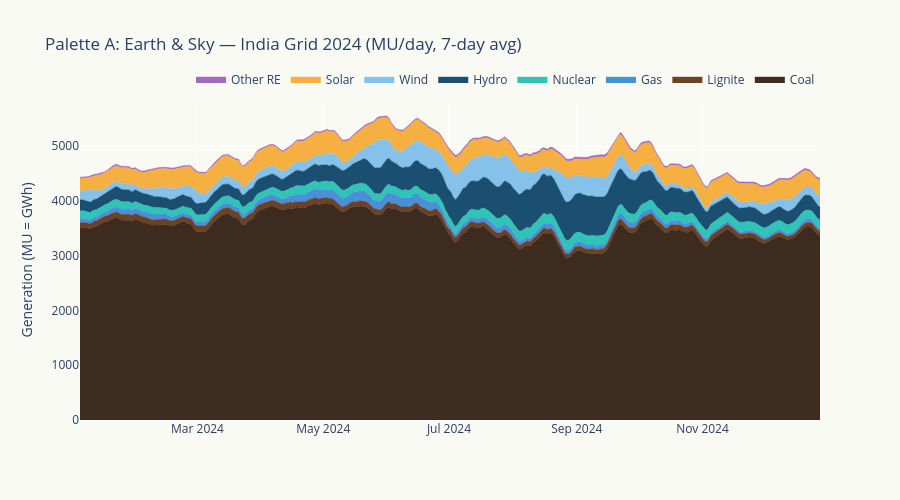

Notebook cell for this chart:
### Code cell
# Palette A: Earth & Sky
fig_a = make_stacked_area(df24, palette_a, 'Palette A: Earth & Sky — India Grid 2024 (MU/day, 7-day avg)')
fig_a.show()

### Figure 1 — Plotly figure (JSON) as saved in the notebook; plotly's stock layout.template omitted (floating-point values rounded to 4 significant figures; data arrays with more than 128 entries replaced by an {"elided": "..."} marker saying what was removed)
{"data": [{"fillcolor": "#3D2B1F", "groupnorm": "", "hovertemplate": "Coal: %{y:.0f} MU<extra></extra>", "line": {"color": "#3D2B1F", "width": 0.5}, "mode": "lines", "name": "Coal", "stackgroup": "one", "type": "scatter", "x": {"elided": "353 str values"}, "y": {"elided": "353 float values"}}, {"fillcolor": "#6B4226", "groupnorm": "", "hovertemplate": "Lignite: %{y:.0f} MU<extra></extra>", "line": {"color": "#6B4226", "width": 0.5}, "mode": "lines", "name": "Lignite", "stackgroup": "one", "type": "scatter", "x": {"elided": "353 str values"}, "y": {"elided": "353 float values"}}, {"fillcolor": "#4A90D9", "groupnorm": "", "hovertemplate": "Gas: %{y:.0f} MU<extra></extra>", "line": {"color": "#4A90D9", "width": 0.5}, "mode": "lines", "name": "Gas", "stackgroup": "one", "type": "scatter", "x": {"elided": "353 str values"}, "y": {"elided": "353 float values"}}, {"fillcolor": "#2EC4B6", "groupnorm": "", "hovertemplate": "Nuclear: %{y:.0f} MU<extra></extra>", "line": {"color": "#2EC4B6", "width": 0.5}, "mode": "lines", "name": "Nuclear", "stackgroup": "one", "type": "scatter", "x": {"elided": "353 str values"}, "y": {"elided": "353 float values"}}, {"fillcolor": "#1B4F72", "groupnorm": "", "hovertemplate": "Hydro: %{y:.0f} MU<extra></extra>", "line": {"color": "#1B4F72", "width": 0.5}, "mode": "lines", "name": "Hydro", "stackgroup": "one", "type": "scatter", "x": {"elided": "353 str values"}, "y": {"elided": "353 float values"}}, {"fillcolor": "#85C1E9", "groupnorm": "", "hovertemplate": "Wind: %{y:.0f} MU<extra></extra>", "line": {"color": "#85C1E9", "width": 0.5}, "mode": "lines", "name": "Wind", "stackgroup": "one", "type": "scatter", "x": {"elided": "353 str values"}, "y": {"elided": "353 float values"}}, {"fillcolor": "#F5B041", "groupnorm": "", "hovertemplate": "Solar: %{y:.0f} MU<extra></extra>", "line": {"color": "#F5B041", "width": 0.5}, "mode": "lines", "name": "Solar", "stackgroup": "one", "type": "scatter", "x": {"elided": "353 str values"}, "y": {"elided": "353 float values"}}, {"fillcolor": "#A569BD", "groupnorm": "", "hovertemplate": "Other RE: %{y:.0f} MU<extra></extra>", "line": {"color": "#A569BD", "width": 0.5}, "mode": "lines", "name": "Other RE", "stackgroup": "one", "type": "scatter", "x": {"elided": "353 str values"}, "y": {"elided": "353 float values"}}], "layout": {"height": 500, "hovermode": "x unified", "legend": {"orientation": "h", "x": 1, "xanchor": "right", "y": 1.02, "yanchor": "bottom"}, "paper_bgcolor": "#FAFAF5", "plot_bgcolor": "#FAFAF5", "title": {"text": "Palette A: Earth & Sky — India Grid 2024 (MU/day, 7-day avg)"}, "xaxis": {"title": {"text": ""}}, "yaxis": {"title": {"text": "Generation (MU = GWh)"}}}}
